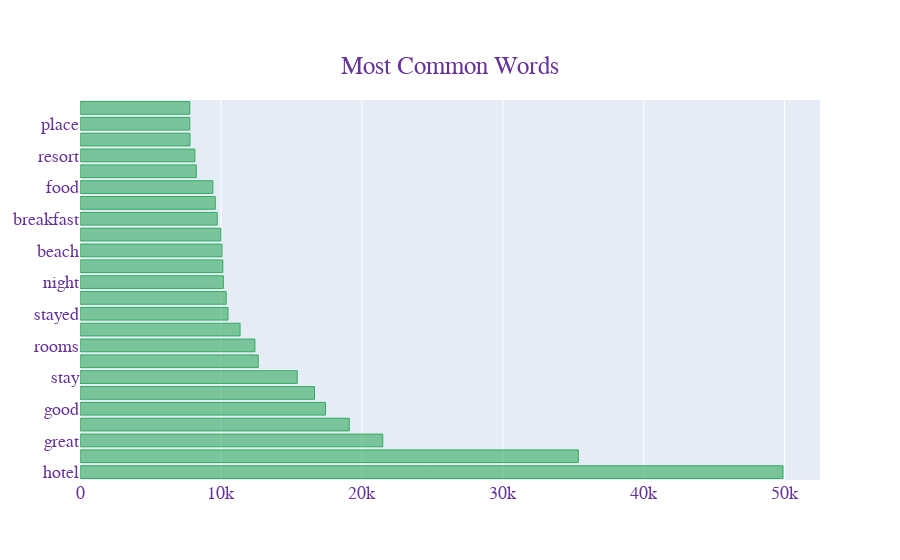

This figure's notebook cell:
### Markdown cell above
## Most Common Words¶

### Code cell
texts = df['tokenized_review']
new = texts.str.split()
new = new.values.tolist()
corpus = [word for i in new for word in i]
counter = Counter(corpus)
most = counter.most_common()
x, y = [], []
for word, count in most[:30]:
    if word not in stopWords_nltk:
        x.append(word)
        y.append(count)

fig = go.Figure(go.Bar(
            x=y,
            y=x,
            orientation='h',  marker=dict(
        color='rgba(50, 171, 96, 0.6)',
        line=dict(
            color='rgba(50, 171, 96, 1.0)',
            width=1),
    ),
    name='Most common Word',))

fig.update_layout( title={
        'text': "Most Common Words",
        'y':0.9,
        'x':0.5,
        'xanchor': 'center',
        'yanchor': 'top'}, font=dict(
        family="Courier New, monospace",
        size=18,
        color="RebeccaPurple"
    ))

fig.show()

### Figure 1 — Plotly figure (JSON) as saved in the notebook; plotly's stock layout.template omitted (floating-point values rounded to 4 significant figures)
{"data": [{"marker": {"color": "rgba(50, 171, 96, 0.6)", "line": {"color": "rgba(50, 171, 96, 1.0)", "width": 1}}, "name": "Most common Word", "orientation": "h", "type": "bar", "x": [49886, 35367, 21484, 19110, 17424, 16641, 15415, 12647, 12412, 11359, 10502, 10377, 10170, 10135, 10072, 9989, 9738, 9599, 9428, 8254, 8154, 7806, 7792, 7790], "y": ["hotel", "room", "great", "n", "good", "staff", "stay", "nice", "rooms", "location", "stayed", "service", "night", "time", "beach", "day", "breakfast", "clean", "food", "like", "resort", "2", "place", "really"]}], "layout": {"font": {"color": "RebeccaPurple", "family": "Courier New, monospace", "size": 18}, "title": {"text": "Most Common Words", "x": 0.5, "xanchor": "center", "y": 0.9, "yanchor": "top"}}}
